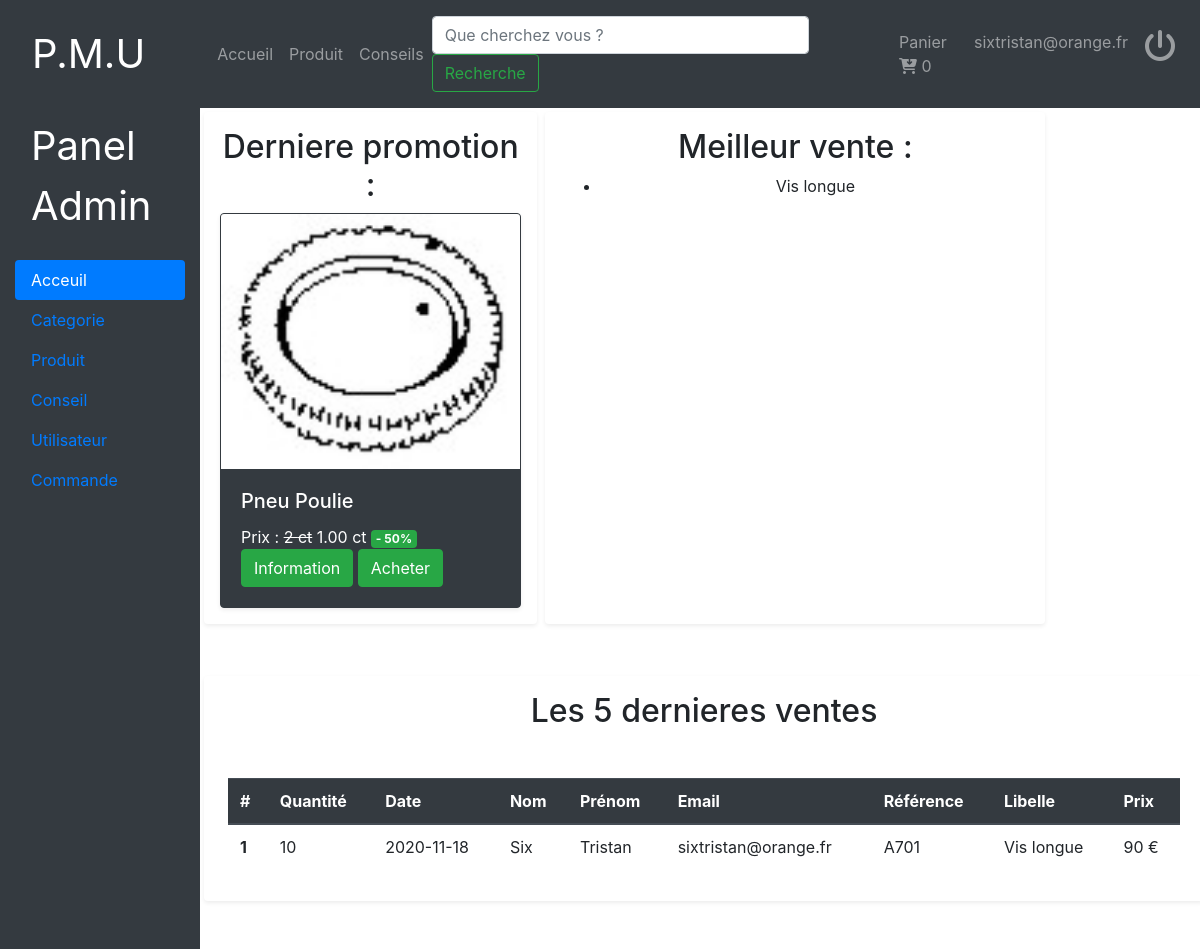
The page /vue/dashboard.php (signed in) on the database its author committed.
### tables this page shows
CREATE TABLE IF NOT EXISTS `commande` (
  `id_commande` int NOT NULL AUTO_INCREMENT,
  `quantité` int NOT NULL,
  `date` date NOT NULL,
  `id_utilisateur` int NOT NULL,
  `id_produit` int NOT NULL,
  PRIMARY KEY (`id_commande`),
  KEY `fk_utilisateur` (`id_utilisateur`),
  KEY `fk_produit` (`id_produit`)
);

CREATE TABLE IF NOT EXISTS `utilisateur` (
  `id` int NOT NULL AUTO_INCREMENT,
  `Nom` varchar(255) NOT NULL,
  `Prenom` varchar(255) NOT NULL,
  `email` varchar(255) NOT NULL,
  `MDP` varchar(255) NOT NULL,
  `Raison` varchar(255) NOT NULL,
  `adresse` varchar(255) NOT NULL,
  `codepostal` int NOT NULL,
  `ville` varchar(255) NOT NULL,
  `tel` varchar(255) NOT NULL,
  `id_cat` int NOT NULL,
  PRIMARY KEY (`id`),
  KEY `fk_cat_util` (`id_cat`)
);

CREATE TABLE IF NOT EXISTS `produit` (
  `id_produit` int NOT NULL AUTO_INCREMENT,
  `reference` varchar(5) NOT NULL,
  `quantité` int NOT NULL,
  `prix_unitaire` int NOT NULL,
  `libelle` varchar(255) NOT NULL,
  `description` text NOT NULL,
  `id_cat` int NOT NULL,
  `promotion` int DEFAULT NULL,
  PRIMARY KEY (`id_produit`),
  KEY `fk_cat` (`id_cat`)
);

### models/ArticleManager.php (called while the page is built, shortened)
<?php
include_once('Article.php');
class articleManager
{
  public function getMeilleureVente()
  {
    $ventes = [];
    $DBase = new Connect();
		$db = $DBase->connexion();
    $q = $db->prepare('SELECT `libelle` FROM `produit` JOIN commande ON produit.id_produit=commande.id_produit
    GROUP by commande.id_produit ORDER BY COUNT(commande.id_produit) LIMIT 5 ');
    $q->execute();
    while ($donnees = $q->fetch(PDO::FETCH_ASSOC))
    {
      $ventes[] = new Article($donnees);
    }
    return $ventes;
  }
  public function lastPromotion()
  {
    $promotions = [];
    $DBase = new Connect();
		$db = $DBase->connexion();
    $q = $db->prepare('SELECT id_produit,libelle,chemin,image,description,prix_unitaire,quantité,ROUND(prix_unitaire*(pourcentage/100),2)as prix,promotion,pourcentage,datefin
    from produit join objet on objet.id_prod = id_produit
    join promotion on promotion.id = produit.promotion
    where CURDATE() between datedebut and datefin ORDER by promotion.datedebut DESC LIMIT 4 ');
    $q->execute();
    while ($donnees = $q->fetch(PDO::FETCH_ASSOC))
    {
      $promotions[] = new Article($donnees);
    }
    return $promotions;
  }
}

### models/Article.php (called while the page is built, shortened)
<?php
class Article
{
	private $_id ;
	private $_prix_unitaire = 0;
	private $_libelle = "";
	private $_chemin = "";
	private $_nomImage = "";
	private $_prixPromo;
	private $_pourcentage;
	public function __construct($donnees)
	{
		if (isset($donnees['id_produit'])) {
			$this->_id = $donnees['id_produit'];
		}
		if (isset($donnees['prix_unitaire'])) {
			$this->_prix_unitaire = $donnees['prix_unitaire'];
		}
		if (isset($donnees['libelle'])) {
			$this->_libelle = $donnees['libelle'];
		}
		if (isset($donnees['chemin'])) {
			$this->_chemin = $donnees['chemin'];
		}
		if (isset($donnees['image'])) {
			$this->_nomImage = $donnees['image'];
		}
		if (isset($donnees['prix'])) {
			$this->_prixPromo = $donnees['prix'];
		}
		if (isset($donnees['pourcentage'])) {
			$this->_pourcentage = $donnees['pourcentage'];
		}
	}
	public function getId()
	{
		return $this->_id;
	}
	public function getPrix()
	{
		return $this->_prix_unitaire;
	}
	public function getLibelle()
	{
		return $this->_libelle;
	}
	public function getImage()
	{
		return $this->_chemin;
	}
	public function getNomImage()
	{
		return $this->_nomImage;
	}
	public function getPrixPromo()
	{
		return $this->_prixPromo;
	}
	public function getPourcentage()
	{
		return $this->_pourcentage;
	}
}
 ?>

### models/CommandeManagerBis.php (called while the page is built, shortened)
<?php
include_once('Commande.php');
class CommandeManager
{
    public function listeCommande()
  {
    $DBase = new Connect();
    $db = $DBase->connexion();
    $commandes = [];
    $q = $db->prepare('SELECT id_commande,commande.quantité,date,utilisateur.Nom,utilisateur.Prenom,utilisateur.email,produit.reference,produit.libelle,
    (produit.prix_unitaire * commande.quantité) AS prix FROM commande
    JOIN utilisateur ON commande.id_utilisateur = utilisateur.id
    JOIN produit on commande.id_produit = produit.id_produit ');
    $q->execute();
    while ($donnees = $q->fetch(PDO::FETCH_ASSOC))
    {
      $commandes[] = new Commande($donnees);
    }
    return $commandes;
  }
}
?>

### models/Commande.php (called while the page is built)
<?php
class Commande
{
	private $_id ;
    private $_quantite = "";
    private $_date = "";
	private $_nom = "";
	private $_prenom = "";
	private $_email= "";
	private $_reference = "";
	private $_libelle = "";
    private $_prix = "";
	public function __construct($donnees)
	{
		if (isset($donnees['id_commande'])) {
			$this->_id = $donnees['id_commande'];
        }
        if (isset($donnees['quantité'])) {
			$this->_quantite = $donnees['quantité'];
        }
        if (isset($donnees['date'])) {
			$this->_date = $donnees['date'];
		}
		if (isset($donnees['Nom'])) {
			$this->_nom = $donnees['Nom'];
		}
		if (isset($donnees['Prenom'])) {
			$this->_prenom = $donnees['Prenom'];
		}
		if (isset($donnees['email'])) {
			$this->_email = $donnees['email'];
        }
        if (isset($donnees['reference'])) {
			$this->_reference = $donnees['reference'];
        }
        if (isset($donnees['libelle'])) {
			$this->_libelle = $donnees['libelle'];
        }
        if (isset($donnees['prix'])) {
			$this->_prix = $donnees['prix'];
		}
	}
	public function getId()
	{
		return $this->_id;
    }
    public function getDate()
	{
		return $this->_date;
	}
	public function getNom()
	{
		return $this->_nom;
	}
	public function getPrenom()
	{
		return $this->_prenom;
	}
	public function getEmail()
	{
		return $this->_email;
    }
    public function getReference()
	{
		return $this->_reference;
	}
	public function getQuantite()
	{
		return $this->_quantite;
	}
	public function getPrix()
	{
		return $this->_prix;
	}
	public function getLibelle()
	{
		return $this->_libelle;
	}
}
 ?>

### vue/adminAcceuil.php (shortened to what this page needs)
<?php
    include_once('../models/CommandeManagerBis.php');
    include_once('../models/ArticleManager.php');
    $Com_man = new CommandeManager();
    $Art_man = new articleManager();
    $ventes = $Art_man->getMeilleureVente();
    $tailleVente = sizeof($ventes);
    $articlePromo = $Art_man->lastPromotion();
    $commandes = $Com_man->listeCommande();
    $tailleCommande = sizeof($commandes);
?>
<div class="row">
    <div class="col-4 shadow-sm m-1 p-3 mb-5 bg-white rounded">
    <h2 class="text-center">Derniere promotion :</h2>
        <div class="card border border-dark  shadow-sm bg-dark  text-white rounded">
            <img src=<?php echo '"'.$articlePromo[0]->getImage().'"'?> class="card-img-top" alt="<?php echo $articlePromo[0]->getNomImage()?>">
            <div class="card-body">
                <div class="row">
                    <div class="col">
                        <h5 class="card-title"><?php echo $articlePromo[0]->getLibelle() ?></h5>
                            <span class="card-link">Prix : <del><?php echo $articlePromo[0]->getPrix() ?> ct</del>  <?php echo $articlePromo[0]->getPrixPromo() ?> ct</span>
                            <span class="badge badge-success">- <?php echo $articlePromo[0]->getPourcentage() ?>%</span>
                        <a href="pageProduit.php?id=<?php echo  $articlePromo[0]->getId()?>"><button class="card-link btn btn-success" name="info" id="info">Information</button></a>
                        <button class="card-link btn btn-success" name="acheter" id="acheter">Acheter</button>
                    </div>
                </div>
            </div>
        </div>
    </div>
    <div class="col-6 shadow-sm m-1 p-3 mb-5 bg-white rounded">
                <h2 class="text-center">Meilleur vente :</h2>
                <ul class="text-center">
                <?php
                    for ($i=0; $i < $tailleVente; $i++) {
                        echo '<li> '. $ventes[$i]->getLibelle() . '</li> ';
                    }
                ?>
                </ul>
    </div>
</div>
<div class="row">
    <div class="col-12 shadow-sm m-1 p-3 mb-5 bg-white rounded">
    <h2 class="text-center">Les 5 dernieres ventes</h2>
        <div class="table-responsive-sm m-2 mt-5">
            <table class="table">
                <thead class="thead-dark">
                    <tr>
                    <th scope="col">#</th>
                    <th scope="col">Quantité</th>
                    <th scope="col">Date</th>
                    <th scope="col">Nom</th>
                    <th scope="col">Prénom</th>
                    <th scope="col">Email</th>
                    <th scope="col">Référence</th>
                    <th scope="col">Libelle</th>
                    <th scope="col">Prix</th>
                    </tr>
                </thead>
                <tbody>
                <?php
                        for ($i=0; $i < $tailleCommande; $i++) {
                    ?>
                    <tr>
                    <th scope="row"><?php echo $commandes[$i]->getId()?></th>
                    <td><?php echo $commandes[$i]->getQuantite()?></td>
                    <td><?php echo $commandes[$i]->getDate()?></td>
                    <td><?php echo $commandes[$i]->getNom()?></td>
                    <td><?php echo $commandes[$i]->getPrenom()?></td>
                    <td><?php echo $commandes[$i]->getEmail()?></td>
                    <td><?php echo $commandes[$i]->getReference()?></td>
                    <td><?php echo $commandes[$i]->getlibelle()?></td>
                    <td><?php echo $commandes[$i]->getprix()?> €</td>
                <?php
                        }
                ?>
                </tbody>
            </table>
        </div>
    </div>
</div>

### public/template/template.css (style rules this page uses)
html { height: 100%; }
body { margin: 0; display: flex; flex-direction: column; min-height: 100vh; }

### rows shown on the page
commande: id_commande "1", quantité "10", date "2020-11-18", id_utilisateur.Nom "Six", id_utilisateur.Prenom "Tristan", id_utilisateur.email "sixtristan@orange.fr", id_produit.reference "A701", id_produit.libelle "Vis longue", prix "90"

### other values the page prints
$_SESSION['email'] "sixtristan@orange.fr"
$articlePromo[0]->getLibelle() "Pneu Poulie"
$articlePromo[0]->getPrix() "2"
$articlePromo[0]->getPrixPromo() "1.00"
$articlePromo[0]->getPourcentage() "50"
$ventes[$i]->getLibelle() "Vis longue"
